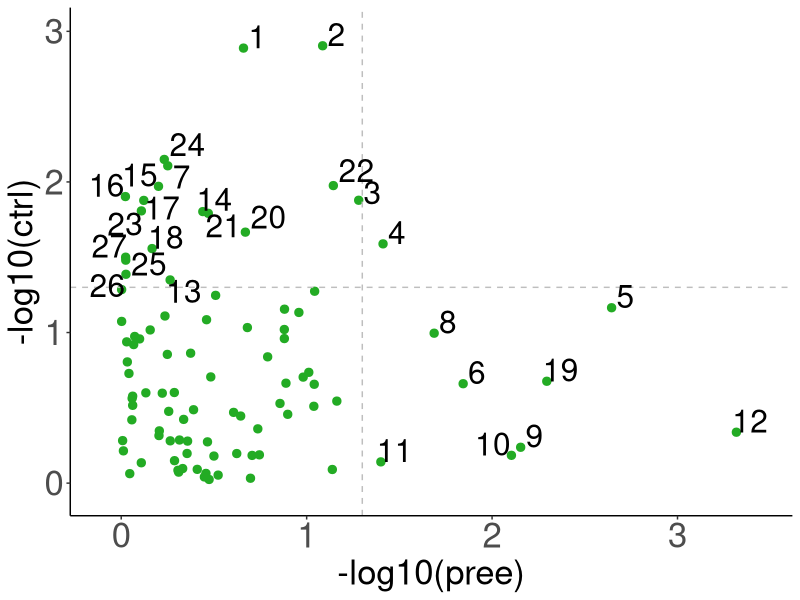
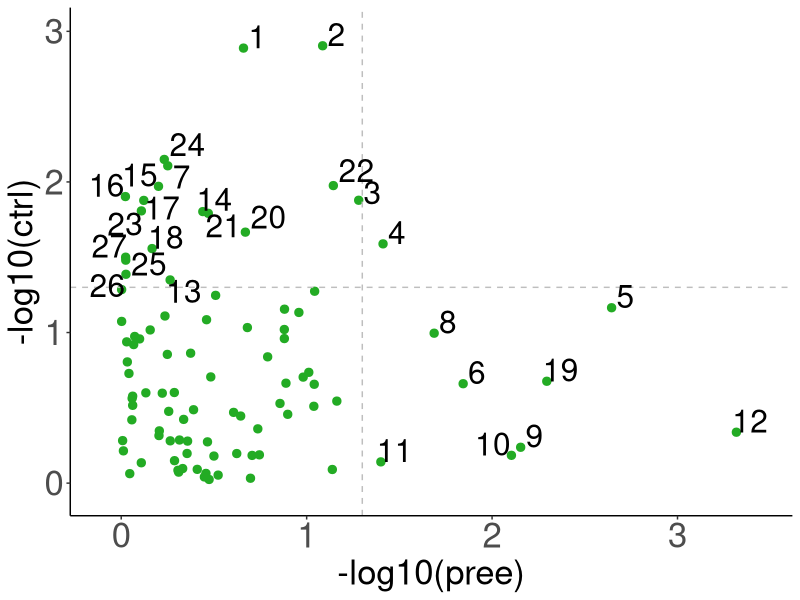

The R script that drew these images, in order:
install.packages('Rtsne')
library('Rtsne')
library('ggplot2')

mainDir = '' #CHANGE this to reflect the main directory you've selected
setwd(mainDir)

cytof <- read.csv('cytof_edited.csv')
cytof <- cytof[820:ncol(cytof)]
cytof

cytof <- cytof[,c(55,152,214,36,225,163,176,147)]
cytof

for(i in 1:ncol(cytof)){
    sum <- 0
    num <- 0
    for(j in 1:nrow(cytof)){
        if(!is.na(cytof[j,i])){
            sum = sum + cytof[j,i]
            num = num + 1
        }
    }
    avg <- sum/num
    for(j in 1:nrow(cytof)){
        if(is.na(cytof[j,i])){
           cytof[j,i] <- avg
        }
    }
}

proteome <- read.csv("proteome_edited.csv")
proteome <- proteome[7:ncol(proteome)]
proteome

proteins <- c('APCS','APOB','CCL23.1','HIPK3','SELE','SPARCL1','SELL','VEGFA.1','PRSS2','LEP','ROR1','IL24')
proteome <- proteome[,proteins]
proteome

ctrl_rows <- c(1,2,3,4,5,6,7,8,9,15,16,17,18,19,25,26,27,28,29,36,37)
pree_rows <- c(10,11,12,13,14,20,21,22,23,24,30,31,32,33,34,35,38,39,40,41,42,43,44,45,46,47)

proteome_ctrl <- proteome[1,]
for(i in 2:length(ctrl_rows)){
    proteome_ctrl <- rbind(proteome_ctrl,proteome[ctrl_rows[i],])
}
proteome_ctrl <- model.matrix(~., data=proteome_ctrl)
proteome_ctrl <- proteome_ctrl[,-1]

proteome_pree <- proteome[10,]
for(i in 2:length(pree_rows)){
    proteome_pree <- rbind(proteome_pree,proteome[pree_rows[i],])
}

proteome_pree <- model.matrix(~., data=proteome_pree)
proteome_pree <- proteome_pree[,-1]

cytof_ctrl <- cytof[1,]
for(i in 2:length(ctrl_rows)){
    cytof_ctrl <- rbind(cytof_ctrl,cytof[ctrl_rows[i],])
}

cytof_ctrl <- model.matrix(~., data=cytof_ctrl)
cytof_ctrl <- cytof_ctrl[,-1]

cytof_pree <- cytof[10,]
for(i in 2:length(pree_rows)){
    cytof_pree <- rbind(cytof_pree,cytof[pree_rows[i],])
}

cytof_pree <- model.matrix(~., data=cytof_pree)
cytof_pree <- cytof_pree[,-1]

proteome_name <- c()
cytof_name <- c()
pvals_pree <- c()
for(i in 1:ncol(proteome_pree)){
    for(j in 1:ncol(cytof_pree)){
        res <- cor.test(proteome_pree[,i],cytof_pree[,j], alternative = 'two.sided')
        pvals_pree <- c(pvals_pree,res$p.value)
        proteome_name <- c(proteome_name,colnames(proteome_pree)[i])
        cytof_name <- c(cytof_name,colnames(cytof_pree)[j])
    }
}

proteome_name2 <- c()
cytof_name2 <- c()
pvals_ctrl <- c()
for(i in 1:ncol(proteome_ctrl)){
    for(j in 1:ncol(cytof_ctrl)){
        res <- cor.test(proteome_ctrl[,i],cytof_ctrl[,j], alternative = 'two.sided')
        pvals_ctrl <- c(pvals_ctrl,res$p.value)
        proteome_name2 <- c(proteome_name2,colnames(proteome_ctrl)[i])
        cytof_name2 <- c(cytof_name2,colnames(cytof_ctrl)[j])
    }
}

pvaldf <- data.frame(pree=pvals_pree,ctrl=pvals_ctrl)
pvaldf$index <- as.numeric(1:nrow(pvaldf))
pvaldf

labels <- c()
for(i in 1:nrow(pvaldf)){
    labels <- c(labels,0)
}
# LEP
labels[77] <- 1
labels[75] <- 2
labels[74] <- 3
labels[73] <- 4
labels[78] <- 5
labels[79] <- 6
labels[80] <- 7

#SELL
labels[52] <- 8
labels[55] <- 9
labels[49] <- 10
labels[50] <- 11
labels[56] <- 12

#VEGFA
labels[57] <- 13
labels[58] <- 14
labels[59] <- 15
labels[60] <- 16
labels[61] <- 17
labels[64] <- 18

#APCS
labels[7] <- 19
labels[5] <- 20

#HIPK3
labels[26] <- 21
labels[31] <- 22
labels[29] <- 23

#PRSS2
labels[68] <- 24
labels[67] <- 25
labels[70] <- 26

#CCL23
labels[22] <- 27

ggplot(pvaldf, aes(x=-log10(pree), y=-log10(ctrl))) +
geom_point(size = 2.5, color='#23ab24') + 
geom_vline(xintercept = 1.3,color="grey", linetype="dashed") + geom_hline(yintercept = 1.3, color="grey", linetype="dashed") +
geom_text(label=ifelse(labels == 10,labels,""), size = 8, nudge_x = -0.1, nudge_y = 0.075) +
geom_text(label=ifelse(labels == 7,labels,""), size = 8, nudge_x = 0.075, nudge_y = -0.075) +
geom_text(label=ifelse(labels == 13,labels,""), size = 8, nudge_x = 0.075, nudge_y = -0.075) +
geom_text(label=ifelse(labels == 17,labels,""), size = 8, nudge_x = 0.1, nudge_y = -0.05) +
geom_text(label=ifelse(labels == 16,labels,""), size = 8, nudge_x = -0.1, nudge_y = 0.075) +
geom_text(label=ifelse(labels == 15,labels,""), size = 8, nudge_x = -0.1, nudge_y = 0.075) +
geom_text(label=ifelse(labels == 23,labels,""), size = 8, nudge_x = -0.0875, nudge_y = -0.0875) +
geom_text(label=ifelse(labels == 27,labels,""), size = 8, nudge_x = -0.0875, nudge_y = 0.075) +
geom_text(label=ifelse(labels == 26,labels,""), size = 8, nudge_x = -0.1, nudge_y = -0.075) +
geom_text(label=ifelse(labels == 25,labels,""), size = 8, nudge_x = 0.125, nudge_y = -0.025) +
geom_text(label=ifelse(labels == 21,labels,""), size = 8, nudge_x = 0.0825, nudge_y = -0.0825) +
geom_text(label=ifelse(labels == 14,labels,""), size = 8, nudge_x = 0.0625, nudge_y = 0.0825) +
geom_text(label=ifelse(labels == 3,labels,""), size = 8, nudge_x = 0.075, nudge_y = 0.05) +
geom_text(label=ifelse(labels > 0 & labels < 20 & labels != 3 & labels != 7  & labels != 14 & labels != 13 & labels != 10 & labels != 17 & labels != 16 & labels != 15,labels,""), size = 8, nudge_x = 0.075, nudge_y = 0.075) +
geom_text(label=ifelse(labels > 0 & labels > 19 & labels != 25 & labels != 23 & labels != 27 & labels != 26 & labels != 21,labels,""), size = 8, nudge_x = 0.125, nudge_y = 0.1) +
theme_bw() +  theme(axis.line = element_line(colour = "black")) + theme(panel.grid.major = element_blank(), panel.grid.minor = element_blank()) + theme(legend.title = element_blank()) +theme(panel.border = element_blank())+ theme(panel.background = element_rect(fill = "transparent")) +theme(plot.background = element_rect(fill = "transparent", color = NA)) + theme(legend.background = element_rect(fill="transparent")) +
theme(axis.title=element_text(size=25)) + theme(axis.text=element_text(size=25))

ggsave("cytofproteomeplotplain_gest.png", device='png')
